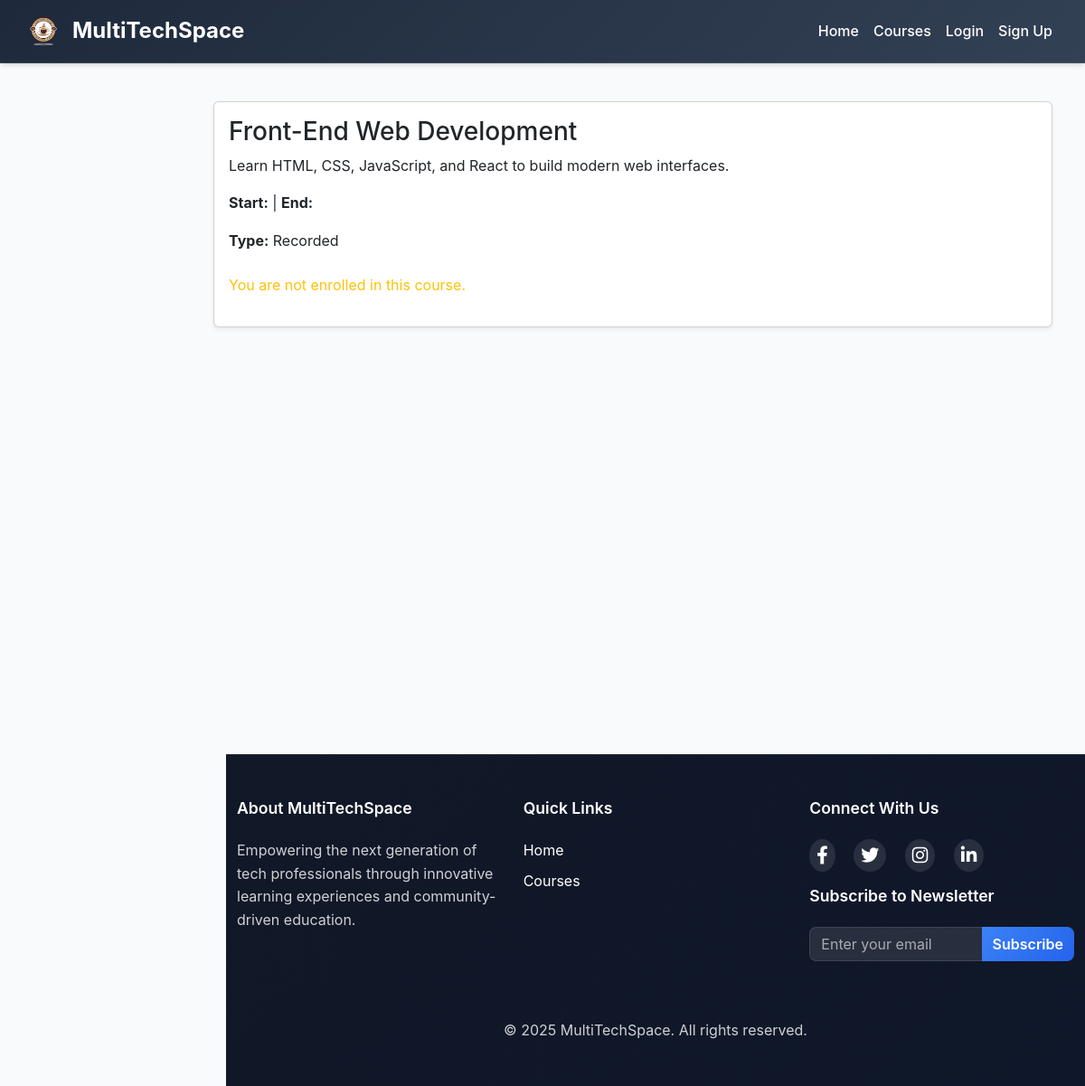
The page /courses/1/ on the database its author committed.
### core/models.py (models this page shows, shortened)
class Course(models.Model):
    LEVEL_CHOICES = (
        ('Beginner', 'Beginner'),
        ('Intermediate', 'Intermediate'),
        ('Advanced', 'Advanced'),
    )
    title = models.CharField(max_length=200)
    description = models.TextField()
    duration = models.IntegerField()
    level = models.CharField(max_length=20, choices=LEVEL_CHOICES)
    facilitator = models.ForeignKey(User, on_delete=models.SET_NULL, null=True, blank=True)
    price = models.DecimalField(max_digits=10, decimal_places=2, default=0.00)

### core/views.py (the view)
# urls.py: path('courses/<int:course_id>/', views.course_detail, name='course_detail'),
def course_detail(request, course_id):
    course = get_object_or_404(Course, id=course_id)
    enrolled = CourseEnrollment.objects.filter(user=request.user, course=course).exists() if request.user.is_authenticated else False
    return render(request, 'core/course_detail.html', {'course': course, 'enrolled': enrolled, 'logo_base64': settings.LOGO_BASE64})

### templates/core/course_detail.html (shortened to what this page needs)
{% extends 'core/base.html' %}
{% block content %}
<div class="container mt-4">
    <div class="card shadow-sm">
        <div class="card-body">
            <h3 class="card-title">{{ course.title }}</h3>
            <p class="card-text">{{ course.description }}</p>
            <p><strong>Start:</strong> {{ course.start_date }} | <strong>End:</strong> {{ course.end_date }}</p>
            <p><strong>Type:</strong> {{ course.is_live|yesno:"Live,Recorded" }}</p>
            {% if is_enrolled %}
                <hr>
                <h5>Course Materials</h5>
                {% if materials %}
                    <ul class="list-group">
                        {% for material in materials %}
                            <li class="list-group-item d-flex justify-content-between align-items-center">
                                <span>{{ material.title }}</span>
                                <a href="{{ material.file.url }}" class="btn btn-sm btn-outline-primary">Download</a>
                            </li>
                        {% endfor %}
                    </ul>
                {% else %}
                    <p class="text-muted">No materials uploaded yet.</p>
                {% endif %}
            {% else %}
                <p class="text-warning mt-4">You are not enrolled in this course.</p>
            {% endif %}
        </div>
    </div>
</div>
{% endblock %}

### static/css/base.css (style rules this page uses)
:root { --primary: #1e293b; --primary-light: #334155; --primary-dark: #0f172a; --primary-gradient: linear-gradient(135deg, #1e293b 0%, #334155 100%); --secondary: #64748b; --secondary-light: #94a3b8; --secondary-dark: #475569; --accent: #3b82f6; --accent-light: #60a5fa; --accent-dark: #2563eb; --accent-gradient: linear-gradient(135deg, #3b82f6 0%, #2563eb 100%); --success: #059669; --success-light: #10b981; --warning: #d97706; --danger: #dc2626; --white: #ffffff; --light: #f8fafc; --light-gray: #f1f5f9; --medium-gray: #e2e8f0; --dark-gray: #374151; --dark: #111827; --text-primary: #1f2937; --text-secondary: #6b7280; --text-light: #9ca3af; --text-white: #ffffff; --text-muted: #64748b; --bg-primary: #ffffff; --bg-secondary: #f8fafc; --bg-tertiary: #f1f5f9; --bg-dark: #1e293b; --hover-primary: #2563eb; --hover-secondary: #374151; --focus-ring: rgba(59, 130, 246, 0.3); --sidebar-width: 250px; --navbar-height: 70px; --border-radius: 8px; --box-shadow: 0 4px 6px -1px rgba(0, 0, 0, 0.1), 0 2px 4px -1px rgba(0, 0, 0, 0.06); --box-shadow-lg: 0 10px 15px -3px rgba(0, 0, 0, 0.1), 0 4px 6px -2px rgba(0, 0, 0, 0.05); --transition: all 0.3s cubic-bezier(0.4, 0, 0.2, 1); }
* { margin: 0; padding: 0; box-sizing: border-box; }
body { font-family: -apple-system, BlinkMacSystemFont, 'Segoe UI', Roboto, 'Helvetica Neue', Arial, sans-serif; background-color: var(--bg-secondary); color: var(--text-primary); line-height: 1.6; min-height: 100vh; display: flex; flex-direction: column; font-size: 16px; }

### rows shown on the page
Course: title "Front-End Web Development", description "Learn HTML, CSS, JavaScript, and React to build modern web interfaces."

### other values the page prints
{{ course.is_live|yesno:"Live,Recorded" }} "Recorded"
